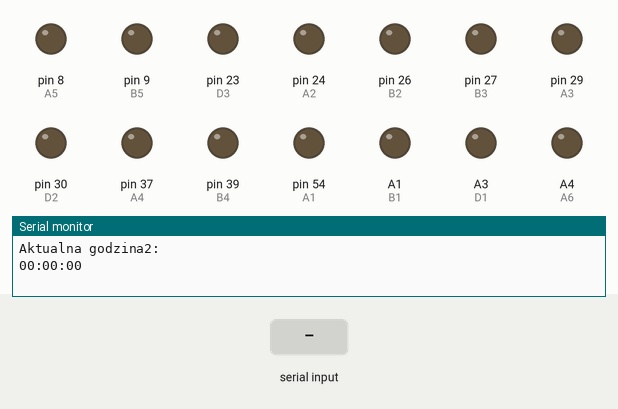
Simulated run of this sketch. Board: Arduino Mega 2560, built with avr-gcc and run on an emulated ATmega2560. On the bench: output pins drawn as LEDs (lit = HIGH), the last lines printed to the serial monitor. Dashed ring = blinking. Inputs (shaded band) come from the test bench. Pins used as bus, display or sensor lines are not drawn.

Above: at 1.2 s.
1.3 s: "czas,1\n" received over Serial
At 4.6 s:
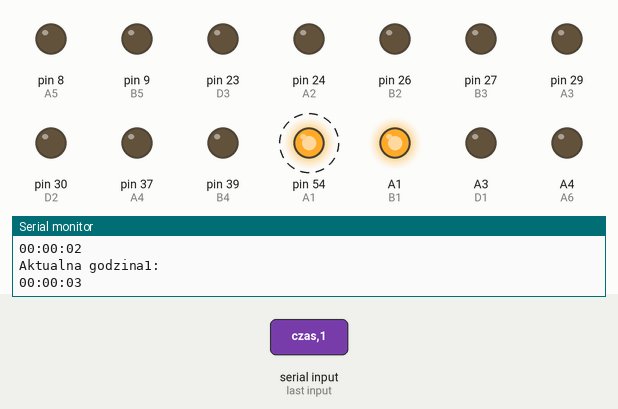
At 6.4 s:
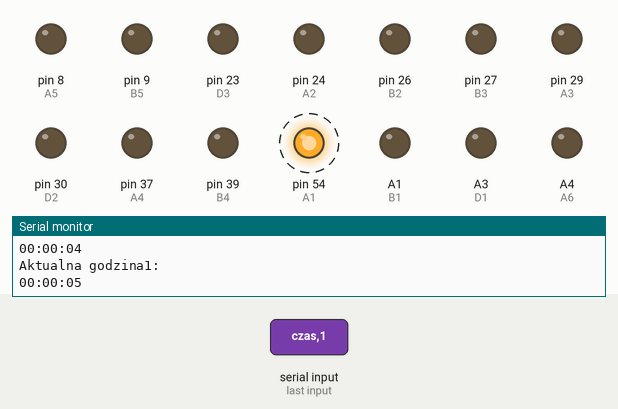
6.5 s: "czas,150\n" received over Serial
At 17.8 s:
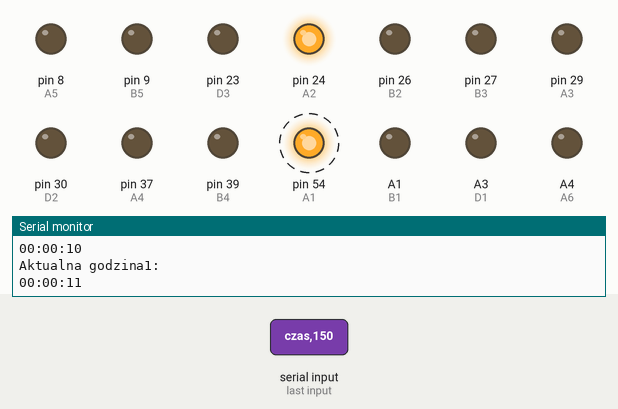
Timing chart, 0 to 18.5 s (numbered marks = the images above; inputs shaded):
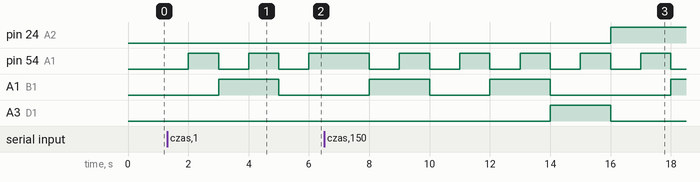

The sketch:

Arduino_Mega_2560_MAIN.ino
```cpp
#define A1 54  // Na pinie A0 jest wpięte A od drivera pierwszego dlatego A1
#define B1 55
#define C1 56
#define D1 57
#define A2 24
#define B2 26
#define C2 28
#define D2 30
#define A3 29
#define B3 27
#define C3 25
#define D3 23
#define A4 37
#define B4 39
#define C4 41
#define D4 43
#define A5 8
#define B5 9
#define C5 10
#define D5 11
#define A6 58
#define B6 59
#define C6 60
#define D6 61
#define COLN1 62
#define COLN2 63
#define buffsize 48
//#include <SoftwareSerial.h>
//SoftwareSerial softSerial(19, 18); // 19=RX, 18=TX
bool START = false;
bool odtruwanie = false;
bool mruganie = false;
char input[buffsize];
uint16_t data[6];  // jakie i ile  zmiennych odbieramy z UART
uint16_t s1 = data[5];
uint16_t s2 = data[4];
uint16_t m1 = data[3];
uint16_t m2 = data[2];
uint16_t g1 = data[1];
uint16_t g2 = data[0];
unsigned long aktualnyCzas = 0;
unsigned long zapamietanyCzas = 0;
unsigned long roznicaCzasu = 0;

unsigned long OstatniCzasOdOdtruwania = 0;
unsigned long roznicaZatruwania = 0;
unsigned long zapamietanyCzasOdtruwania = 0;

unsigned long aktualnyCzasZatrucieKatod = 0;
unsigned long zapamietanyCzasZatrucieKatod = 0;
unsigned long roznicaCzasuZatrucieKatod = 0;

unsigned long CzasMrugania = 0;
unsigned long roznicaMrugania = 0;
unsigned long zapamietanyCzasMrugania = 0;

unsigned long CzasMrugania2 = 0;
unsigned long roznicaMrugania2 = 0;
unsigned long zapamietanyCzasMrugania2 = 0;
byte index = 0;
boolean stringComplete = false;  // gdy cale polecenie/napis odebrany
int digits[10][4]{
  // D C B A
  { 0, 0, 0, 0 },  // 0
  { 0, 0, 0, 1 },  // 1
  { 0, 0, 1, 0 },  // 2
  { 0, 0, 1, 1 },  // 3
  { 0, 1, 0, 0 },  // 4
  { 0, 1, 0, 1 },  // 5
  { 0, 1, 1, 0 },  // 6
  { 0, 1, 1, 1 },  // 7
  { 1, 0, 0, 0 },  // 8
  { 1, 0, 0, 1 }   // 9
};

// %%%%%%%%%%%%%%%%%%PROGRAM%%%%%%%%%%%%%%%%%%%%
void setup() {
  Serial.begin(115200);
  // NIXIE 1
  pinMode(A1, OUTPUT);
  pinMode(B1, OUTPUT);
  pinMode(C1, OUTPUT);
  pinMode(D1, OUTPUT);
  // NIXIE 2
  pinMode(A2, OUTPUT);
  pinMode(B2, OUTPUT);
  pinMode(C2, OUTPUT);
  pinMode(D2, OUTPUT);
  // NIXIE 3
  pinMode(A3, OUTPUT);
  pinMode(B3, OUTPUT);
  pinMode(C3, OUTPUT);
  pinMode(D3, OUTPUT);
  // NIXIE 4
  pinMode(A4, OUTPUT);
  pinMode(B4, OUTPUT);
  pinMode(C4, OUTPUT);
  pinMode(D4, OUTPUT);
  // NIXIE 5
  pinMode(A5, OUTPUT);
  pinMode(B5, OUTPUT);
  pinMode(C5, OUTPUT);
  pinMode(D5, OUTPUT);
  // NIXIE 6
  pinMode(A6, OUTPUT);
  pinMode(B6, OUTPUT);
  pinMode(C6, OUTPUT);
  pinMode(D6, OUTPUT);
  // COLN1
  pinMode(COLN1, OUTPUT);
  digitalWrite(COLN1, HIGH);
  // COLN2
  pinMode(COLN2, OUTPUT);
  digitalWrite(COLN2, HIGH);  // turn the LED on (HIGH is the voltage level)
}

void parsujpolecenia() {
  //polecenie ma wygladac tak: cmd=zmienna1,zmienna2,zmienna3,zmienna4  z zalozenia sa to 4 liczby calkowite
  // do 5 cyfr, dlatego buffsize32 ma zapas, dla innych trzeba zmodyfikowac bufor, tablice zmiennych, funkcje
  // do konwersji napisu na liczby
  //cmd=234,342,553,3432

  uint8_t index = 0;
  char* polecenie = input;
  Serial.print("Otrzymane polecenie: ");
  Serial.println(polecenie);

  char* command1 = strtok(polecenie, "=");  //sprawdzenie czy czesc przed znakiem = jest rowna czas


  if (strcmp(command1, "czas") == 0) {
    while (command1 != 0) {
      command1 = strtok(NULL, ",");  //dzielimy reszte napisu w miejscach gdzie jest ","
      // Find the next command in input string
      if (index < 6) data[index] = atoi(command1);  //konwersja napisu na INT i zapisanie do kolejnej pozycji w tablicy
      index++;
    }
  } else Serial.println("Polecenie nieprawidlowe");
  /*Serial.println("Aktualne parametry:");
 Serial.print("Zmienna 1 = ");
 Serial.println(g2);
 Serial.print("Zmienna 2 = ");
 Serial.println(g1);
 Serial.print("Zmienna 3 = ");
 Serial.println(m2);
 Serial.print("Zmienna 4 = ");
 Serial.println(m1);
 Serial.print("Zmienna 5 = ");
 Serial.println(s2);
 Serial.print("Zmienna 6 = ");
 Serial.println(s1);
 */
  stringComplete = false;
}

void serialEvent() {
  while (Serial.available() > 0) {
    uint16_t dane = Serial.read();
    if (dane == '\n') {
      // wykryto znak konca linii \n, koniec odbioru
      input[index] = 0;
      index = 0;
      stringComplete = true;
    } else {
      input[index] = dane;
      if (index < (buffsize - 1)) index++;  //jesli napis bedzie dluzszy niz bufor to nadmiar leci w kosz
      input[index] = '\0';                  // Na koncu napisu wstawiamy 0
    }
  }
}

void PobierzCzas() {
    s1 = data[5];
    s2 = data[4];
    m1 = data[3];
    m2 = data[2];
    g1 = data[1];
    g2 = data[0];
    START = true;
    mruganie = true;
}
void wyswietlajCzas() {

  if (START == true) {
    s1++;
    if (s1 == 10) {
      s1 = 0;
      s2++;
    }
    if (s2 == 6) {
      s2 = 0;
      m1++;
    }
    if (m1 == 10) {
      m1 = 0;
      m2++;
    }
    if (m2 == 6) {
      m2 = 0;
      g1++;
    }
    if (g1 == 10) {
      g1 = 0;
      g2++;
    }
    if (g2 == 2 && g1 == 4) {
      g2 = 0;
      g1 = 0;
    }
    digitalWrite(A1, digits[s1][3]);
    digitalWrite(B1, digits[s1][2]);
    digitalWrite(C1, digits[s1][1]);
    digitalWrite(D1, digits[s1][0]);

    digitalWrite(A2, digits[s2][3]);
    digitalWrite(B2, digits[s2][2]);
    digitalWrite(C2, digits[s2][1]);
    digitalWrite(D2, digits[s2][0]);

    digitalWrite(A3, digits[m1][3]);
    digitalWrite(B3, digits[m1][2]);
    digitalWrite(C3, digits[m1][1]);
    digitalWrite(D3, digits[m1][0]);


    digitalWrite(A4, digits[m2][3]);
    digitalWrite(B4, digits[m2][2]);
    digitalWrite(C4, digits[m2][1]);
    digitalWrite(D4, digits[m2][0]);

    digitalWrite(A5, digits[g1][3]);
    digitalWrite(B5, digits[g1][2]);
    digitalWrite(C5, digits[g1][1]);
    digitalWrite(D5, digits[g1][0]);

    digitalWrite(A6, digits[g2][3]);
    digitalWrite(B6, digits[g2][2]);
    digitalWrite(C6, digits[g2][1]);
    digitalWrite(D6, digits[g2][0]);

    Serial.println("Aktualna godzina1: ");
    Serial.print(g2);
    Serial.print(g1);
    Serial.print(":");
    Serial.print(m2);
    Serial.print(m1);
    Serial.print(":");
    Serial.print(s2);
    Serial.println(s1);
  }
  else {
    Serial.println("Aktualna godzina2: ");
    Serial.print(g2);
    Serial.print(g1);
    Serial.print(":");
    Serial.print(m2);
    Serial.print(m1);
    Serial.print(":");
    Serial.print(s2);
    Serial.println(s1);
  }
}

void ZatrucieKatod() {
  Serial.println("Proces odtruwania: ");
  for (int i = 0; i < 11;) {
    aktualnyCzasZatrucieKatod = millis();
    roznicaCzasuZatrucieKatod = aktualnyCzasZatrucieKatod - zapamietanyCzasZatrucieKatod;
    //Jeśli różnica wynosi ponad sekundę
    if (roznicaCzasuZatrucieKatod >= 80UL) {
      //Zapamietaj aktualny czas
      zapamietanyCzasZatrucieKatod = aktualnyCzasZatrucieKatod;
      digitalWrite(A1, digits[i][3]);
      digitalWrite(B1, digits[i][2]);
      digitalWrite(C1, digits[i][1]);
      digitalWrite(D1, digits[i][0]);

      digitalWrite(A2, digits[i][3]);
      digitalWrite(B2, digits[i][2]);
      digitalWrite(C2, digits[i][1]);
      digitalWrite(D2, digits[i][0]);

      digitalWrite(A3, digits[i][3]);
      digitalWrite(B3, digits[i][2]);
      digitalWrite(C3, digits[i][1]);
      digitalWrite(D3, digits[i][0]);

      digitalWrite(A4, digits[i][3]);
      digitalWrite(B4, digits[i][2]);
      digitalWrite(C4, digits[i][1]);
      digitalWrite(D4, digits[i][0]);

      digitalWrite(A5, digits[i][3]);
      digitalWrite(B5, digits[i][2]);
      digitalWrite(C5, digits[i][1]);
      digitalWrite(D5, digits[i][0]);

      digitalWrite(A6, digits[i][3]);
      digitalWrite(B6, digits[i][2]);
      digitalWrite(C6, digits[i][1]);
      digitalWrite(D6, digits[i][0]);
      i++;
    }
  }
}

void COLN(){
  CzasMrugania = millis();
  roznicaMrugania = CzasMrugania - zapamietanyCzasMrugania;

  CzasMrugania2 = millis();
  roznicaMrugania2 = CzasMrugania2 - zapamietanyCzasMrugania2;
  //Jeśli różnica wynosi ponad sekundę
  if (roznicaMrugania >= 500UL) {
    //Zapamietaj aktualny czas
    zapamietanyCzasMrugania = CzasMrugania;
    digitalWrite(COLN1, LOW);  // turn the LED on (HIGH is the voltage level)
    digitalWrite(COLN2, LOW);   // turn the LED off by making the voltage LOW
}
 if (roznicaMrugania2 >= 1000UL){
    zapamietanyCzasMrugania2 = CzasMrugania2;
    digitalWrite(COLN1, HIGH);  // turn the LED on (HIGH is the voltage level)
    digitalWrite(COLN2, HIGH);   // turn the LED off by making the voltage LOW
}
}

void loop() {
  if(mruganie==true){
    COLN();
  }
  //Pobierz liczbe milisekund od startu
  aktualnyCzas = millis();
  OstatniCzasOdOdtruwania = millis();
  roznicaCzasu = aktualnyCzas - zapamietanyCzas;
  roznicaZatruwania = OstatniCzasOdOdtruwania - zapamietanyCzasOdtruwania;
  //Jeśli różnica wynosi ponad sekundę
  if (roznicaCzasu >= 1000UL) {
    //Zapamietaj aktualny czas
    zapamietanyCzas = aktualnyCzas;
    wyswietlajCzas();

  }
  if (roznicaZatruwania >= 60000UL) {
    //Zapamietaj aktualny czas
    zapamietanyCzasOdtruwania = OstatniCzasOdOdtruwania;
    ZatrucieKatod();
  }
  if (stringComplete) parsujpolecenia();
  if (Serial.available() > 0) {
    // Teraz mozna cos zrobic ze zmiennymi
    PobierzCzas();
    Serial.print("Czas pobrany: ");
    Serial.print(g2);
    Serial.print(g1);
    Serial.print(":");
    Serial.print(m2);
    Serial.print(m1);
    Serial.print(":");
    Serial.print(s2);
    Serial.println(s1);

  }
}
```

Measured:
- after the input at 1.3 s, pin 54 (A1): alternates HIGH for 1.0 s and LOW for 1.0 s, starting after 0.70 s; A1 (B1): LOW → HIGH after 1.7 s, → LOW 2.0 s later
- after the input at 6.5 s, pin 24 (A2): LOW → HIGH after 9.5 s instead of 4.5 s
